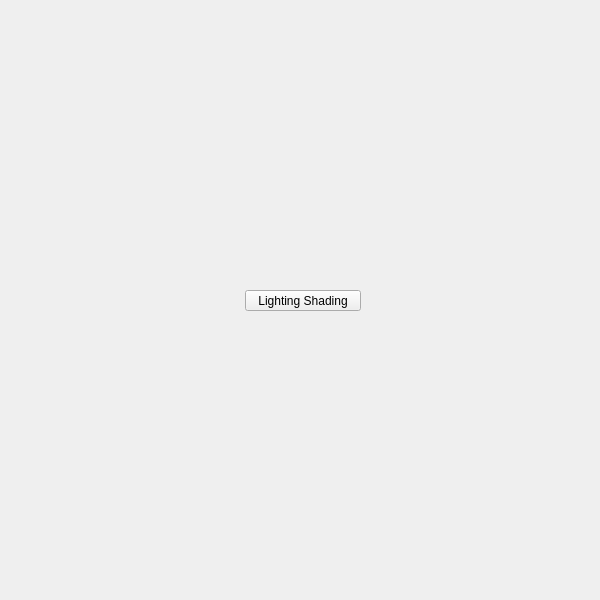
<?xml version="1.0" encoding="UTF-8"?>
<ui version="4.0">
 <class>QtUi</class>
 <widget class="QMainWindow" name="QtUi">
  <property name="enabled">
   <bool>true</bool>
  </property>
  <property name="geometry">
   <rect>
    <x>0</x>
    <y>0</y>
    <width>600</width>
    <height>600</height>
   </rect>
  </property>
  <property name="sizePolicy">
   <sizepolicy hsizetype="Ignored" vsizetype="Ignored">
    <horstretch>0</horstretch>
    <verstretch>0</verstretch>
   </sizepolicy>
  </property>
  <property name="minimumSize">
   <size>
    <width>0</width>
    <height>0</height>
   </size>
  </property>
  <property name="maximumSize">
   <size>
    <width>600</width>
    <height>600</height>
   </size>
  </property>
  <property name="toolButtonStyle">
   <enum>Qt::ToolButtonIconOnly</enum>
  </property>
  <property name="tabShape">
   <enum>QTabWidget::Triangular</enum>
  </property>
  <property name="dockNestingEnabled">
   <bool>true</bool>
  </property>
  <property name="dockOptions">
   <set>QMainWindow::AllowNestedDocks|QMainWindow::AllowTabbedDocks|QMainWindow::AnimatedDocks|QMainWindow::ForceTabbedDocks</set>
  </property>
  <widget class="QWidget" name="widget">
   <property name="sizePolicy">
    <sizepolicy hsizetype="Ignored" vsizetype="Ignored">
     <horstretch>0</horstretch>
     <verstretch>0</verstretch>
    </sizepolicy>
   </property>
   <widget class="QPushButton" name="i055">
    <property name="geometry">
     <rect>
      <x>245</x>
      <y>290</y>
      <width>116</width>
      <height>21</height>
     </rect>
    </property>
    <property name="minimumSize">
     <size>
      <width>0</width>
      <height>21</height>
     </size>
    </property>
    <property name="maximumSize">
     <size>
      <width>999</width>
      <height>21</height>
     </size>
    </property>
    <property name="accessibleName">
     <string>lighting_shading</string>
    </property>
    <property name="text">
     <string>Lighting Shading</string>
    </property>
   </widget>
  </widget>
 </widget>
 <resources/>
 <connections/>
 <designerdata>
  <property name="gridDeltaX">
   <number>5</number>
  </property>
  <property name="gridDeltaY">
   <number>10</number>
  </property>
  <property name="gridSnapX">
   <bool>true</bool>
  </property>
  <property name="gridSnapY">
   <bool>true</bool>
  </property>
  <property name="gridVisible">
   <bool>true</bool>
  </property>
 </designerdata>
</ui>
